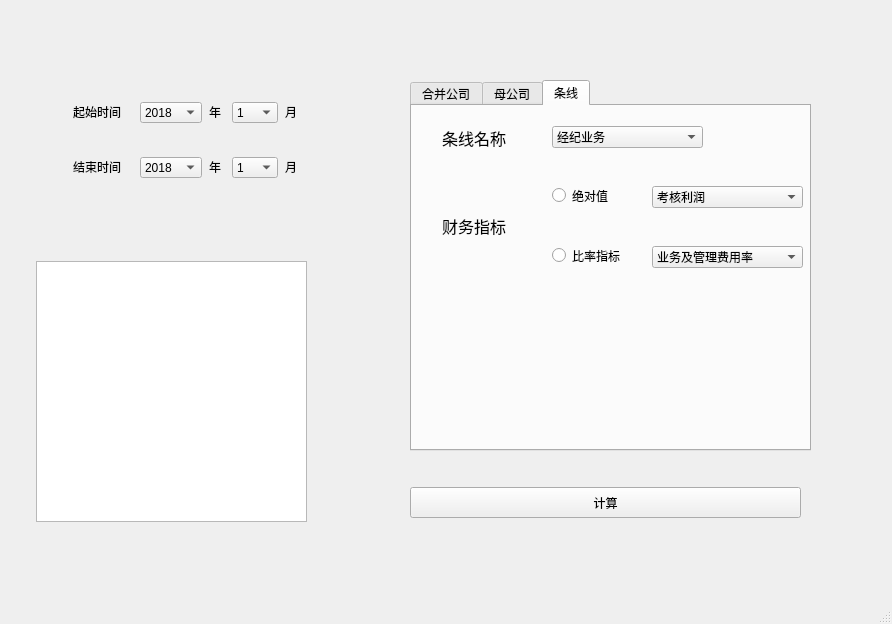
<?xml version="1.0" encoding="UTF-8"?>
<ui version="4.0">
 <class>MainWindow</class>
 <widget class="QMainWindow" name="MainWindow">
  <property name="geometry">
   <rect>
    <x>0</x>
    <y>0</y>
    <width>892</width>
    <height>624</height>
   </rect>
  </property>
  <property name="windowTitle">
   <string>calculate</string>
  </property>
  <widget class="QWidget" name="centralwidget">
   <widget class="QTabWidget" name="tabWidget">
    <property name="geometry">
     <rect>
      <x>410</x>
      <y>80</y>
      <width>401</width>
      <height>371</height>
     </rect>
    </property>
    <property name="toolTip">
     <string>&lt;html&gt;&lt;head/&gt;&lt;body&gt;&lt;p&gt;&lt;br/&gt;&lt;/p&gt;&lt;/body&gt;&lt;/html&gt;</string>
    </property>
    <property name="currentIndex">
     <number>2</number>
    </property>
    <widget class="QWidget" name="tab_9">
     <attribute name="title">
      <string>合并公司</string>
     </attribute>
     <widget class="QRadioButton" name="radioButton_2">
      <property name="geometry">
       <rect>
        <x>160</x>
        <y>30</y>
        <width>115</width>
        <height>19</height>
       </rect>
      </property>
      <property name="text">
       <string>绝对值</string>
      </property>
     </widget>
     <widget class="QRadioButton" name="radioButton_3">
      <property name="geometry">
       <rect>
        <x>160</x>
        <y>90</y>
        <width>115</width>
        <height>19</height>
       </rect>
      </property>
      <property name="text">
       <string>比率指标</string>
      </property>
     </widget>
     <widget class="QComboBox" name="comboBox_6">
      <property name="geometry">
       <rect>
        <x>270</x>
        <y>30</y>
        <width>87</width>
        <height>22</height>
       </rect>
      </property>
      <item>
       <property name="text">
        <string>资产</string>
       </property>
      </item>
      <item>
       <property name="text">
        <string>负债</string>
       </property>
      </item>
      <item>
       <property name="text">
        <string>净资产</string>
       </property>
      </item>
      <item>
       <property name="text">
        <string>收入</string>
       </property>
      </item>
      <item>
       <property name="text">
        <string>净利润</string>
       </property>
      </item>
     </widget>
     <widget class="QComboBox" name="comboBox_7">
      <property name="geometry">
       <rect>
        <x>270</x>
        <y>90</y>
        <width>87</width>
        <height>22</height>
       </rect>
      </property>
      <item>
       <property name="text">
        <string>杠杆率</string>
       </property>
      </item>
      <item>
       <property name="text">
        <string>资产负债率</string>
       </property>
      </item>
      <item>
       <property name="text">
        <string>ROE</string>
       </property>
      </item>
     </widget>
     <widget class="QLabel" name="label_7">
      <property name="geometry">
       <rect>
        <x>50</x>
        <y>50</y>
        <width>121</width>
        <height>41</height>
       </rect>
      </property>
      <property name="text">
       <string>&lt;html&gt;&lt;head/&gt;&lt;body&gt;&lt;p&gt;&lt;span style=&quot; font-size:12pt;&quot;&gt;财务指标&lt;/span&gt;&lt;/p&gt;&lt;/body&gt;&lt;/html&gt;</string>
      </property>
     </widget>
    </widget>
    <widget class="QWidget" name="tab_10">
     <attribute name="title">
      <string>母公司</string>
     </attribute>
     <widget class="QRadioButton" name="radioButton_4">
      <property name="geometry">
       <rect>
        <x>160</x>
        <y>30</y>
        <width>115</width>
        <height>19</height>
       </rect>
      </property>
      <property name="text">
       <string>绝对值</string>
      </property>
     </widget>
     <widget class="QRadioButton" name="radioButton_5">
      <property name="geometry">
       <rect>
        <x>160</x>
        <y>90</y>
        <width>115</width>
        <height>19</height>
       </rect>
      </property>
      <property name="text">
       <string>比率指标</string>
      </property>
     </widget>
     <widget class="QLabel" name="label_10">
      <property name="geometry">
       <rect>
        <x>50</x>
        <y>50</y>
        <width>121</width>
        <height>41</height>
       </rect>
      </property>
      <property name="text">
       <string>&lt;html&gt;&lt;head/&gt;&lt;body&gt;&lt;p&gt;&lt;span style=&quot; font-size:12pt;&quot;&gt;财务指标&lt;/span&gt;&lt;/p&gt;&lt;/body&gt;&lt;/html&gt;</string>
      </property>
     </widget>
     <widget class="QComboBox" name="comboBox_8">
      <property name="geometry">
       <rect>
        <x>270</x>
        <y>30</y>
        <width>87</width>
        <height>22</height>
       </rect>
      </property>
      <item>
       <property name="text">
        <string>资产</string>
       </property>
      </item>
      <item>
       <property name="text">
        <string>负债</string>
       </property>
      </item>
      <item>
       <property name="text">
        <string>净资产</string>
       </property>
      </item>
      <item>
       <property name="text">
        <string>收入</string>
       </property>
      </item>
     </widget>
     <widget class="QComboBox" name="comboBox_9">
      <property name="geometry">
       <rect>
        <x>270</x>
        <y>90</y>
        <width>87</width>
        <height>22</height>
       </rect>
      </property>
      <item>
       <property name="text">
        <string>杠杆率</string>
       </property>
      </item>
      <item>
       <property name="text">
        <string>资产负债率</string>
       </property>
      </item>
      <item>
       <property name="text">
        <string>ROE</string>
       </property>
      </item>
     </widget>
    </widget>
    <widget class="QWidget" name="tab">
     <attribute name="title">
      <string>条线</string>
     </attribute>
     <widget class="QComboBox" name="comboBox_10">
      <property name="geometry">
       <rect>
        <x>240</x>
        <y>140</y>
        <width>151</width>
        <height>22</height>
       </rect>
      </property>
      <item>
       <property name="text">
        <string>业务及管理费用率</string>
       </property>
      </item>
      <item>
       <property name="text">
        <string>利润率</string>
       </property>
      </item>
     </widget>
     <widget class="QComboBox" name="comboBox_11">
      <property name="geometry">
       <rect>
        <x>240</x>
        <y>80</y>
        <width>151</width>
        <height>22</height>
       </rect>
      </property>
      <item>
       <property name="text">
        <string>考核利润</string>
       </property>
      </item>
      <item>
       <property name="text">
        <string>人均创收</string>
       </property>
      </item>
      <item>
       <property name="text">
        <string>人均创利</string>
       </property>
      </item>
      <item>
       <property name="text">
        <string>人力成本</string>
       </property>
      </item>
     </widget>
     <widget class="QRadioButton" name="radioButton_6">
      <property name="geometry">
       <rect>
        <x>140</x>
        <y>80</y>
        <width>115</width>
        <height>19</height>
       </rect>
      </property>
      <property name="text">
       <string>绝对值</string>
      </property>
     </widget>
     <widget class="QLabel" name="label_12">
      <property name="geometry">
       <rect>
        <x>30</x>
        <y>100</y>
        <width>121</width>
        <height>41</height>
       </rect>
      </property>
      <property name="text">
       <string>&lt;html&gt;&lt;head/&gt;&lt;body&gt;&lt;p&gt;&lt;span style=&quot; font-size:12pt;&quot;&gt;财务指标&lt;/span&gt;&lt;/p&gt;&lt;/body&gt;&lt;/html&gt;</string>
      </property>
     </widget>
     <widget class="QRadioButton" name="radioButton_7">
      <property name="geometry">
       <rect>
        <x>140</x>
        <y>140</y>
        <width>115</width>
        <height>19</height>
       </rect>
      </property>
      <property name="text">
       <string>比率指标</string>
      </property>
     </widget>
     <widget class="QLabel" name="label_16">
      <property name="geometry">
       <rect>
        <x>30</x>
        <y>20</y>
        <width>91</width>
        <height>21</height>
       </rect>
      </property>
      <property name="text">
       <string>&lt;html&gt;&lt;head/&gt;&lt;body&gt;&lt;p&gt;&lt;span style=&quot; font-size:12pt;&quot;&gt;条线名称&lt;/span&gt;&lt;/p&gt;&lt;/body&gt;&lt;/html&gt;</string>
      </property>
     </widget>
     <widget class="QComboBox" name="comboBox">
      <property name="geometry">
       <rect>
        <x>140</x>
        <y>20</y>
        <width>151</width>
        <height>22</height>
       </rect>
      </property>
      <item>
       <property name="text">
        <string>经纪业务</string>
       </property>
      </item>
      <item>
       <property name="text">
        <string>资管条线</string>
       </property>
      </item>
      <item>
       <property name="text">
        <string>固收条线</string>
       </property>
      </item>
      <item>
       <property name="text">
        <string>权益自营条线</string>
       </property>
      </item>
      <item>
       <property name="text">
        <string>投行条线</string>
       </property>
      </item>
     </widget>
    </widget>
   </widget>
   <widget class="QLabel" name="label_3">
    <property name="geometry">
     <rect>
      <x>285</x>
      <y>102</y>
      <width>15</width>
      <height>21</height>
     </rect>
    </property>
    <property name="text">
     <string>&lt;html&gt;&lt;head/&gt;&lt;body&gt;&lt;p&gt;月&lt;/p&gt;&lt;/body&gt;&lt;/html&gt;</string>
    </property>
   </widget>
   <widget class="QTextBrowser" name="textBrowser">
    <property name="geometry">
     <rect>
      <x>36</x>
      <y>261</y>
      <width>271</width>
      <height>261</height>
     </rect>
    </property>
   </widget>
   <widget class="QLabel" name="label_5">
    <property name="geometry">
     <rect>
      <x>73</x>
      <y>157</y>
      <width>60</width>
      <height>21</height>
     </rect>
    </property>
    <property name="text">
     <string>&lt;html&gt;&lt;head/&gt;&lt;body&gt;&lt;p&gt;结束时间&lt;/p&gt;&lt;/body&gt;&lt;/html&gt;</string>
    </property>
   </widget>
   <widget class="QLabel" name="label">
    <property name="geometry">
     <rect>
      <x>73</x>
      <y>102</y>
      <width>60</width>
      <height>21</height>
     </rect>
    </property>
    <property name="text">
     <string>&lt;html&gt;&lt;head/&gt;&lt;body&gt;&lt;p&gt;起始时间&lt;/p&gt;&lt;/body&gt;&lt;/html&gt;</string>
    </property>
   </widget>
   <widget class="QLabel" name="label_8">
    <property name="geometry">
     <rect>
      <x>285</x>
      <y>185</y>
      <width>15</width>
      <height>19</height>
     </rect>
    </property>
    <property name="text">
     <string/>
    </property>
   </widget>
   <widget class="QLabel" name="label_14">
    <property name="geometry">
     <rect>
      <x>163</x>
      <y>76</y>
      <width>115</width>
      <height>19</height>
     </rect>
    </property>
    <property name="text">
     <string/>
    </property>
   </widget>
   <widget class="QComboBox" name="comboBox_3">
    <property name="geometry">
     <rect>
      <x>232</x>
      <y>102</y>
      <width>46</width>
      <height>21</height>
     </rect>
    </property>
    <item>
     <property name="text">
      <string>1</string>
     </property>
    </item>
    <item>
     <property name="text">
      <string>2</string>
     </property>
    </item>
    <item>
     <property name="text">
      <string>3</string>
     </property>
    </item>
    <item>
     <property name="text">
      <string>4</string>
     </property>
    </item>
    <item>
     <property name="text">
      <string>5</string>
     </property>
    </item>
    <item>
     <property name="text">
      <string>6</string>
     </property>
    </item>
    <item>
     <property name="text">
      <string>7</string>
     </property>
    </item>
    <item>
     <property name="text">
      <string>8</string>
     </property>
    </item>
    <item>
     <property name="text">
      <string>9</string>
     </property>
    </item>
    <item>
     <property name="text">
      <string>10</string>
     </property>
    </item>
    <item>
     <property name="text">
      <string>11</string>
     </property>
    </item>
    <item>
     <property name="text">
      <string>12</string>
     </property>
    </item>
   </widget>
   <widget class="QLabel" name="label_6">
    <property name="geometry">
     <rect>
      <x>285</x>
      <y>157</y>
      <width>15</width>
      <height>21</height>
     </rect>
    </property>
    <property name="text">
     <string>&lt;html&gt;&lt;head/&gt;&lt;body&gt;&lt;p&gt;月&lt;/p&gt;&lt;/body&gt;&lt;/html&gt;</string>
    </property>
   </widget>
   <widget class="QLabel" name="label_4">
    <property name="geometry">
     <rect>
      <x>209</x>
      <y>157</y>
      <width>16</width>
      <height>21</height>
     </rect>
    </property>
    <property name="text">
     <string>&lt;html&gt;&lt;head/&gt;&lt;body&gt;&lt;p&gt;年&lt;/p&gt;&lt;/body&gt;&lt;/html&gt;</string>
    </property>
   </widget>
   <widget class="QLabel" name="label_9">
    <property name="geometry">
     <rect>
      <x>90</x>
      <y>185</y>
      <width>10</width>
      <height>19</height>
     </rect>
    </property>
    <property name="text">
     <string/>
    </property>
   </widget>
   <widget class="QLabel" name="label_2">
    <property name="geometry">
     <rect>
      <x>209</x>
      <y>102</y>
      <width>16</width>
      <height>21</height>
     </rect>
    </property>
    <property name="text">
     <string>&lt;html&gt;&lt;head/&gt;&lt;body&gt;&lt;p&gt;年&lt;/p&gt;&lt;/body&gt;&lt;/html&gt;</string>
    </property>
   </widget>
   <widget class="QLabel" name="label_11">
    <property name="geometry">
     <rect>
      <x>73</x>
      <y>185</y>
      <width>10</width>
      <height>19</height>
     </rect>
    </property>
    <property name="text">
     <string/>
    </property>
   </widget>
   <widget class="QLabel" name="label_13">
    <property name="geometry">
     <rect>
      <x>123</x>
      <y>185</y>
      <width>55</width>
      <height>19</height>
     </rect>
    </property>
    <property name="text">
     <string/>
    </property>
   </widget>
   <widget class="QComboBox" name="comboBox_2">
    <property name="geometry">
     <rect>
      <x>140</x>
      <y>102</y>
      <width>62</width>
      <height>21</height>
     </rect>
    </property>
    <item>
     <property name="text">
      <string>2018</string>
     </property>
    </item>
    <item>
     <property name="text">
      <string>2019</string>
     </property>
    </item>
    <item>
     <property name="text">
      <string>2020</string>
     </property>
    </item>
   </widget>
   <widget class="QComboBox" name="comboBox_4">
    <property name="geometry">
     <rect>
      <x>232</x>
      <y>157</y>
      <width>46</width>
      <height>21</height>
     </rect>
    </property>
    <item>
     <property name="text">
      <string>1</string>
     </property>
    </item>
    <item>
     <property name="text">
      <string>2</string>
     </property>
    </item>
    <item>
     <property name="text">
      <string>3</string>
     </property>
    </item>
    <item>
     <property name="text">
      <string>4</string>
     </property>
    </item>
    <item>
     <property name="text">
      <string>5</string>
     </property>
    </item>
    <item>
     <property name="text">
      <string>6</string>
     </property>
    </item>
    <item>
     <property name="text">
      <string>7</string>
     </property>
    </item>
    <item>
     <property name="text">
      <string>8</string>
     </property>
    </item>
    <item>
     <property name="text">
      <string>9</string>
     </property>
    </item>
    <item>
     <property name="text">
      <string>10</string>
     </property>
    </item>
    <item>
     <property name="text">
      <string>11</string>
     </property>
    </item>
    <item>
     <property name="text">
      <string>12</string>
     </property>
    </item>
   </widget>
   <widget class="QComboBox" name="comboBox_5">
    <property name="geometry">
     <rect>
      <x>140</x>
      <y>157</y>
      <width>62</width>
      <height>21</height>
     </rect>
    </property>
    <item>
     <property name="text">
      <string>2018</string>
     </property>
    </item>
    <item>
     <property name="text">
      <string>2019</string>
     </property>
    </item>
    <item>
     <property name="text">
      <string>2020</string>
     </property>
    </item>
   </widget>
   <widget class="QLabel" name="label_15">
    <property name="geometry">
     <rect>
      <x>140</x>
      <y>130</y>
      <width>85</width>
      <height>20</height>
     </rect>
    </property>
    <property name="text">
     <string/>
    </property>
   </widget>
   <widget class="QPushButton" name="pushButton_2">
    <property name="geometry">
     <rect>
      <x>410</x>
      <y>487</y>
      <width>391</width>
      <height>31</height>
     </rect>
    </property>
    <property name="text">
     <string>计算</string>
    </property>
   </widget>
  </widget>
  <widget class="QMenuBar" name="menubar">
   <property name="geometry">
    <rect>
     <x>0</x>
     <y>0</y>
     <width>892</width>
     <height>26</height>
    </rect>
   </property>
  </widget>
  <widget class="QStatusBar" name="statusbar"/>
 </widget>
 <resources/>
 <connections/>
 <slots>
  <slot>openfile()</slot>
 </slots>
</ui>
